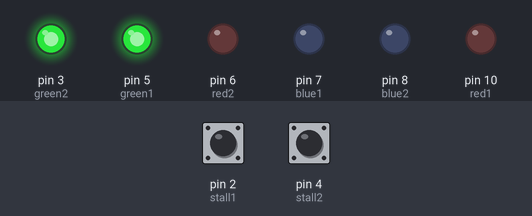
A sketch run on a simulated SparkFun Pro Micro, built with avr-gcc and run on an emulated ATmega32U4. Parts: output pins drawn as LEDs (lit = HIGH). The test bench sets the inputs (shaded band); at power-on: pin 2 (stall1) HIGH, pin 4 (stall2) HIGH.

Above: at 1.2 s.
1.3 s: pin 2 (stall1) pulled LOW for 0.15 s
At 1.45 s:
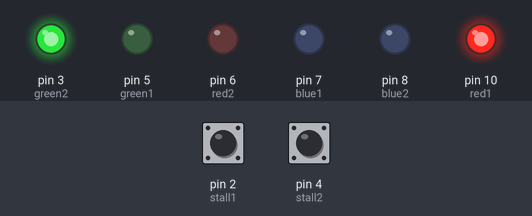
3.0 s: pin 4 (stall2) pulled LOW for 0.15 s
At 3.15 s:
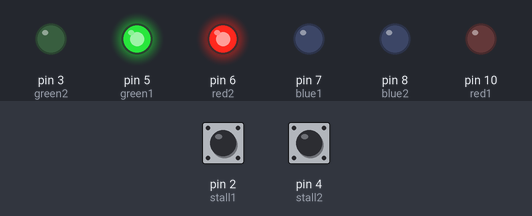
4.7 s: pin 4 (stall2) pulled LOW for 3.2 s
At 9.1 s:
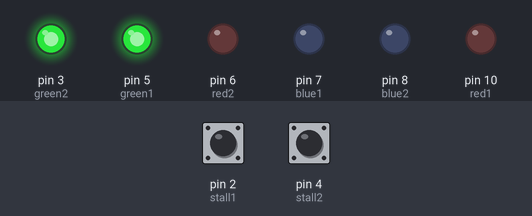
9.4 s: pin 2 (stall1) pulled LOW for 3.2 s
At 9.9 s:
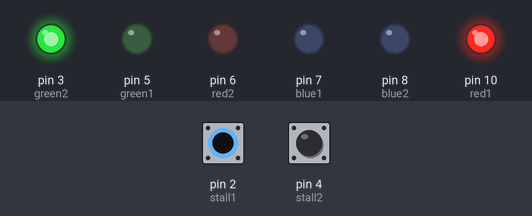
14.1 s: pin 2 (stall1) driven LOW and pin 4 (stall2) driven LOW
At 14.8 s:
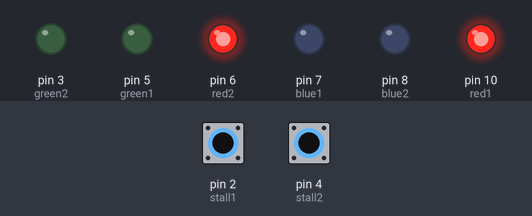
Timing chart, 0 to 16.7 s (numbered marks = the images above; inputs shaded):
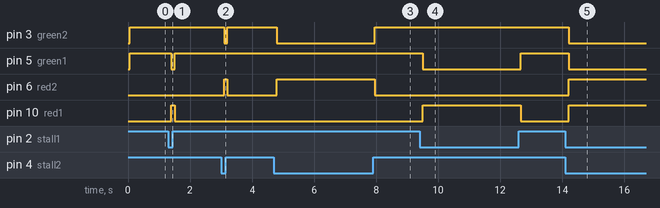

The sketch:

WCtrack.ino
```cpp
/*
WCtrack.ino
An arduino sketch that runs on an arduino pro micro board.
The system monitors the locks of 2 bathroom stalls in the Chomsky building at AU, and indicates the status of each stall using 2 RGB LEDs:
Green is available
Red is occupied
Yellow is stinky <- which is activated if a stall is locked for more than 'timeToStink' milliseconds (180000 = 3 minutes)
Stinky stalls time out to available stalls after 'timeToClear' milliseconds (300000 = 6 minutes)

The ardunino reads the stall states from buttons mounted in the door frames. The buttons are pressed when the doors are locked.

Transitions based on button inputs are handled by a switch/case based statemachine. One statemachine per stall.

Feel free to copy this code, suggestions for improvements are welcomed!

~418
*/

#define debounceDelayMs 50

//button mappings:
int stall1 = 2;
int stall2 = 4;

//RGB LED mappings:
int red1 = 10; //PWM
int green1 = 5; //PWM
int blue1 = 7;

int red2 = 6; //PWM
int green2 = 3; //PWM
int blue2 = 8;

//An enum to store the different states of the stalls, transitional states are used to store timer values for the stinky state calculations
enum toiletStates{
  FRI,
  TIL_OPTAGET,
  OPTAGET,
  TIL_STINKY,
  STINKY
};

//one instance for each stall:
toiletStates t1State;
toiletStates t2State;


unsigned long t1LockTime;
unsigned long t1StinkTime;
unsigned long t2LockTime;
unsigned long t2StinkTime;

// 1 min = 60000 milliseconds
unsigned long timeToStink = 180000; //time before activating the stink alert
unsigned long timeToClear = 300000; //time before the stink wears off

void setup(){

//I/O setup:
pinMode(red1, OUTPUT);
pinMode(red2, OUTPUT);
pinMode(green1, OUTPUT);
pinMode(green2, OUTPUT);
pinMode(blue1, OUTPUT);
pinMode(blue2, OUTPUT);
//The buttons connect the inputs to ground, so internal pull-up resistors can be used:
pinMode(stall1, INPUT_PULLUP);
pinMode(stall2, INPUT_PULLUP);
}


void loop(){

  delay(debounceDelayMs);
  //First toilet
  switch(t1State){
	case FRI:
			digitalWrite(red1, LOW);
			digitalWrite(green1, HIGH);
			if(digitalRead(stall1) == LOW) t1State = TIL_OPTAGET; //if stall is locked
			break;

	case TIL_OPTAGET:
			t1LockTime = millis(); //store current time
			t1State = OPTAGET;
			break;

	case OPTAGET:
			digitalWrite(red1, HIGH);
			digitalWrite(green1, 0);
			if(digitalRead(stall1) == HIGH){ //if stall is unlocked
				if(millis() - t1LockTime > timeToStink) t1State = TIL_STINKY; //if more than timeToStink time has passed since the door was locked.
				else t1State = FRI;
				}
			break;

	case TIL_STINKY:
			t1StinkTime = millis();
			t1State = STINKY;
			break;

	case STINKY:
			digitalWrite(red1, HIGH);
			analogWrite(green1, 100);
			if(digitalRead(stall1) == LOW) t1State = TIL_OPTAGET; //if stall is locked.
			else if(millis() - t1StinkTime > timeToClear) t1State = FRI; //if more than timeToClear has passes since entering STINKY state
			break;
	}
  switch(t2State){
	case FRI:
			digitalWrite(red2, LOW);
			digitalWrite(green2, HIGH);
			if(digitalRead(stall2) == LOW) t2State = TIL_OPTAGET;
			break;

	case TIL_OPTAGET:
			t2LockTime = millis();
			t2State = OPTAGET;
			break;

	case OPTAGET:
			digitalWrite(red2, HIGH);
			digitalWrite(green2, 0);
			if(digitalRead(stall2) == HIGH){
				if(millis() - t2LockTime > timeToStink) t2State = TIL_STINKY;
				else t2State = FRI;
				}
			break;

	case TIL_STINKY:
			t2StinkTime = millis();
			t2State = STINKY;
			break;

	case STINKY:
			digitalWrite(red2, HIGH);
			analogWrite(green2, 100);
			if(digitalRead(stall2) == LOW) t2State = TIL_OPTAGET;
			else if(millis() - t2StinkTime > timeToClear) t2State = FRI;
			break;
	}
}
```

Measured:
- after the input at 1.3 s, pin 5 (green1): HIGH → LOW after 0.10 s, → HIGH 0.10 s later; pin 10 (red1): LOW → HIGH after 0.10 s, → LOW 0.10 s later
- after the input at 3.0 s, pin 3 (green2): HIGH → LOW after 0.10 s, → HIGH 0.10 s later; pin 6 (red2): LOW → HIGH after 0.10 s, → LOW 0.10 s later
- after the input at 4.7 s, pin 3 (green2): HIGH → LOW after 0.10 s, → HIGH 3.2 s later; pin 6 (red2): LOW → HIGH after 0.10 s, → LOW 3.2 s later
- after the input at 9.4 s, pin 5 (green1): HIGH → LOW after 0.11 s, → HIGH 3.2 s later; pin 10 (red1): LOW → HIGH after 0.11 s, → LOW 3.2 s later
- after the input at 14.1 s, pin 3 (green2), pin 5 (green1): HIGH → LOW after 0.11 s; pin 6 (red2), pin 10 (red1): LOW → HIGH after 0.11 s
